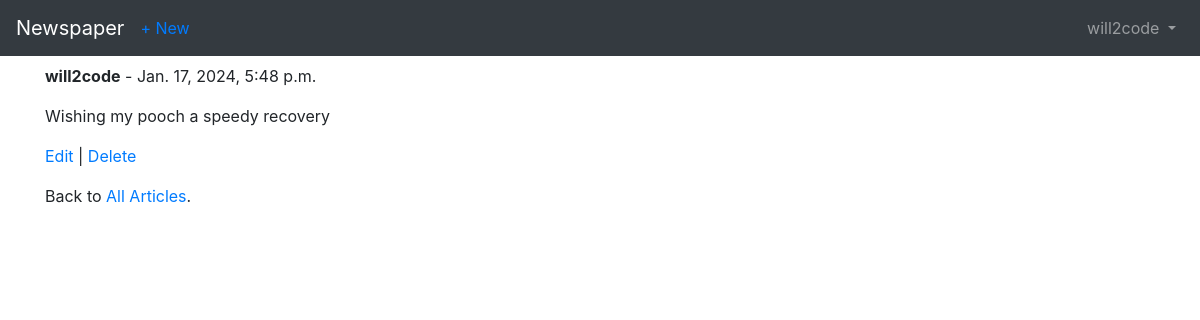
Page /articles/5/ (signed in) on the committed database.
### accounts/models.py (models this page shows)
class CustomUser(AbstractUser):
    age = models.PositiveIntegerField(null=True, blank=True)

### articles/models.py (models this page shows, shortened)
class Article(models.Model):
    title = models.CharField(max_length=255)
    body = models.TextField()
    date = models.DateTimeField(auto_now_add=True)
    author = models.ForeignKey(
        get_user_model(),
        on_delete=models.CASCADE
    )

### articles/views.py (the view)
# urls.py: path('<int:pk>/', ArticleDetailView.as_view(), name='article_detail'),
class ArticleDetailView(LoginRequiredMixin, DetailView):
    model = Article
    template_name = 'article_detail.html'

### templates/article_detail.html (shortened to what this page needs)
{% extends 'base.html' %}
{% block content %}
<div class="article-entry">
	<p> <strong>{{ object.author }}</strong> - {{ object.date }}</p>
	<p>{{ object.body }}</p>
</div>
<p>
	<a href="{% url 'article_edit' article.pk %}">Edit</a> |
	<a href="{% url 'article_delete' article.pk %}">Delete</a>
</p>
<p> Back to <a href="{% url 'article_list' %}">All Articles</a>. </p>
{% endblock content %}

### templates/base.html (shortened to what this page needs)
{% load static %}
<html>
  <head>
    <link rel="stylesheet" href="https://cdn.jsdelivr.net/npm/bootstrap@4.5.3/dist/css/bootstrap.min.css" />
  </head>
  <body>
    <nav class="navbar navbar-expand-lg navbar-dark bg-dark">
      <a class="navbar-brand" href="{% url 'home' %}">Newspaper</a>
      <a class="nav-item" href="{% url 'article_create' %}">+ New</a>
      <div class="collapse navbar-collapse" id="navbarSupportedContent">
        {% if user.is_authenticated %}
        <ul class="navbar-nav ml-auto">
          <li class="nav-item">
            <a class="nav-link dropdown-toggle" href="#" id="navbarDropdown" role="button" data-toggle="dropdown" aria-haspopup="true" aria-expanded="false"> {{ user.username }} </a>
        </ul>
        {% else %}
        <form class="form-inline ml-auto">
          <a href="{% url 'login' %}" class="btn btn-outline-secondary"> Log In</a>
          <a href="{% url 'signup' %}" class="btn btn-primary ml-2"> Sign up</a>
        </form>
        {% endif %}
      </div>
    </nav>
    <main>
      <div class="container">
        {% block content %}
				{% endblock content %}
      </div>
    </main>
  </body>
</html>

### rows in the picture
CustomUser: username "will2code"
Article: author "will2code", date "Jan. 17, 2024, 5:48 p.m.", body "Wishing my pooch a speedy recovery"
